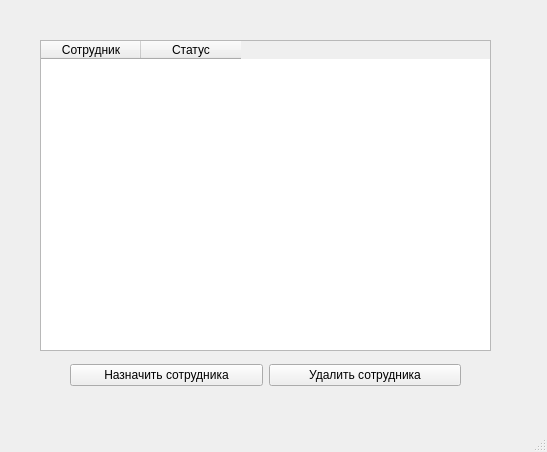
<?xml version="1.0" encoding="UTF-8"?>
<ui version="4.0">
 <class>MainWindow6</class>
 <widget class="QMainWindow" name="MainWindow6">
  <property name="geometry">
   <rect>
    <x>0</x>
    <y>0</y>
    <width>547</width>
    <height>452</height>
   </rect>
  </property>
  <property name="windowTitle">
   <string>MainWindow</string>
  </property>
  <widget class="QWidget" name="centralwidget">
   <widget class="QTableWidget" name="tableWidget">
    <property name="geometry">
     <rect>
      <x>40</x>
      <y>40</y>
      <width>451</width>
      <height>311</height>
     </rect>
    </property>
    <column>
     <property name="text">
      <string>Сотрудник</string>
     </property>
    </column>
    <column>
     <property name="text">
      <string>Статус</string>
     </property>
    </column>
   </widget>
   <widget class="QWidget" name="">
    <property name="geometry">
     <rect>
      <x>70</x>
      <y>360</y>
      <width>391</width>
      <height>30</height>
     </rect>
    </property>
    <layout class="QHBoxLayout" name="horizontalLayout">
     <item>
      <widget class="QPushButton" name="pushButton_2">
       <property name="text">
        <string>Назначить сотрудника</string>
       </property>
      </widget>
     </item>
     <item>
      <widget class="QPushButton" name="pushButton">
       <property name="text">
        <string>Удалить сотрудника</string>
       </property>
      </widget>
     </item>
    </layout>
   </widget>
  </widget>
  <widget class="QMenuBar" name="menubar">
   <property name="geometry">
    <rect>
     <x>0</x>
     <y>0</y>
     <width>547</width>
     <height>26</height>
    </rect>
   </property>
  </widget>
  <widget class="QStatusBar" name="statusbar"/>
 </widget>
 <resources/>
 <connections/>
</ui>
